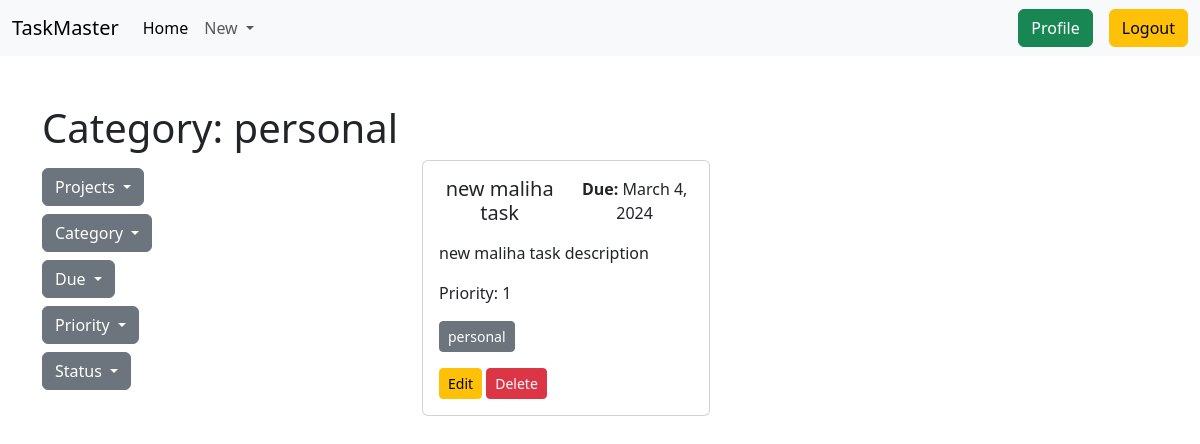
Screenshot of /task/category/filter/1/ (signed in) with the database file from the repository.
### task/models.py (models this page shows, shortened)
class Category(models.Model):
    name = models.CharField(max_length=50)
    def __str__(self):
        return f'{self.name}'

class Task(models.Model):
    title = models.CharField(max_length=100)
    description = models.TextField(blank=True)
    due_date = models.DateField()
    status = models.BooleanField()
    priority = models.CharField(
        max_length=2, choices=priority_levels, blank=True, null=True)
    user = models.ForeignKey(
        UserAccount, related_name='account', on_delete=models.CASCADE)
    project = models.ForeignKey(
        Project, on_delete=models.CASCADE, related_name='tasks', blank=True, null=True)
    category = models.ManyToManyField(
        Category, blank=True, related_name='tasks')

### task/views.py (the view)
# urls.py: path('category/filter/<int:pk>/', CategoryFilter.as_view(), name='cat_filter'),
class CategoryFilter(LoginRequiredMixin, DetailView):
    model = Category
    template_name = 'cat_filter.html'
    context_object_name = 'category'
    def get_context_data(self, **kwargs):
        context = super().get_context_data(**kwargs)
        context["projects"] = Project.objects.filter(
            account=self.request.user.account)
        context['categories'] = Category.objects.all()
        category = self.get_object()
        context['tasks'] = Task.objects.filter(
            user=self.request.user.account, category=category)
        return context

### project/models.py (called while the page is built)
    def __str__(self):
        return f'{self.title}'

### templates/cat_filter.html (shortened to what this page needs)
{% extends 'base.html' %}
{% block content %}
    <div class="container">
    <h1 class="mt-5">Category: {{category}}</h1>
        <div class="row">
            <div class="filter-container col-4">
                <div class="dropdown my-2">
                    <button class="btn btn-secondary dropdown-toggle" type="button" data-bs-toggle="dropdown" aria-expanded="false">
                      Projects
                    </button>
                  </div>
                  <div class="dropdown my-2">
                    <button class="btn btn-secondary dropdown-toggle" type="button" data-bs-toggle="dropdown" aria-expanded="false">
                      Category
                    </button>
                  </div>
                  <div class="dropdown my-2">
                    <button class="btn btn-secondary dropdown-toggle" type="button" data-bs-toggle="dropdown" aria-expanded="false">
                      Due
                    </button>
                  </div>
                  <div class="dropdown my-2">
                    <button class="btn btn-secondary dropdown-toggle" type="button" data-bs-toggle="dropdown" aria-expanded="false">
                      Priority
                    </button>
                  </div>
                  {% include 'status_filter.html' %}
            </div>
            <div class="card-container col-8 d-flex gap-3">
              {% if not tasks %}
              <div class="d-flex flex-column">
              <h2>No tasks for this category</h2>
              <div><a class="btn btn-primary" href={% url 'add_task' %}>Add?</a></div>
              </div>
              {% else %}
                {% for task in tasks %}
                <div class="card" style="width: 18rem;">
                    <div class="card-body">
                        <div class="task-title d-flex gap-3 text-center">
                      <h5 class="card-title">{{task.title}}</h5>
                        <p><b>Due:</b> {{task.due_date}}</p>
                        </div>
                      <p class="card-text">{{task.description}}</p>
                      {% include 'task_buttons.html' %}
                    </div>
                  </div>
                {% endfor %}
            </div>
        </div>
        {% endif %}
    </div>
{% endblock content %}

### templates/task_buttons.html (shortened to what this page needs)
{% if task.priority %}
<p>Priority: {{task.priority}}</p>
{% endif %}
<div class="d-flex gap-2">
    {% for cat in task.category.all %}
    <p class="btn btn-secondary btn-sm">{{cat}}</p>
    {% endfor %}
</div>
<a href="{% url 'edit_task' task.id %}" class="btn btn-warning btn-sm">Edit</a>
<a href="{% url 'delete_task' task.id %}" class="btn btn-danger btn-sm">Delete</a>

### rows the page displays
Category: name "personal"
Task: title "new maliha task", due_date "March 4, 2024", description "new maliha task description", priority "1"
